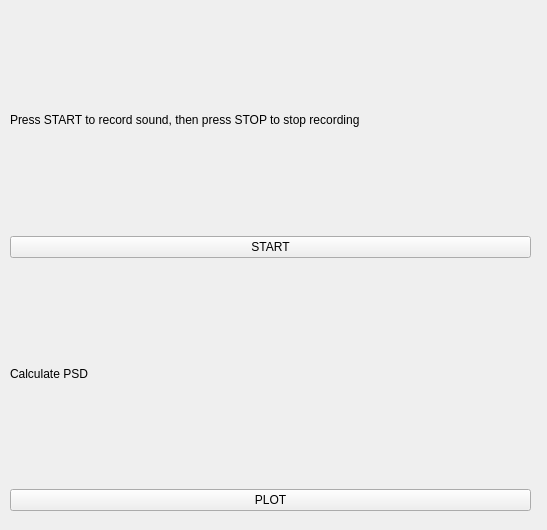
<?xml version="1.0" encoding="UTF-8"?>
<ui version="4.0">
 <class>Form</class>
 <widget class="QWidget" name="Form">
  <property name="geometry">
   <rect>
    <x>0</x>
    <y>0</y>
    <width>547</width>
    <height>530</height>
   </rect>
  </property>
  <property name="windowTitle">
   <string>Form</string>
  </property>
  <widget class="QWidget" name="verticalLayoutWidget_2">
   <property name="geometry">
    <rect>
     <x>10</x>
     <y>10</y>
     <width>521</width>
     <height>501</height>
    </rect>
   </property>
   <layout class="QVBoxLayout" name="verticalLayout_2">
    <item>
     <layout class="QVBoxLayout" name="verticalLayout_3">
      <item>
       <widget class="QLabel" name="label_rec">
        <property name="text">
         <string>Press START to record sound, then press STOP to stop recording</string>
        </property>
       </widget>
      </item>
      <item>
       <widget class="QPushButton" name="button_rec">
        <property name="text">
         <string>START</string>
        </property>
       </widget>
      </item>
     </layout>
    </item>
    <item>
     <layout class="QGridLayout" name="gridLayout_2">
      <item row="0" column="0">
       <layout class="QVBoxLayout" name="verticalLayout">
        <item>
         <widget class="QLabel" name="label_dsp">
          <property name="enabled">
           <bool>true</bool>
          </property>
          <property name="autoFillBackground">
           <bool>false</bool>
          </property>
          <property name="frameShape">
           <enum>QFrame::NoFrame</enum>
          </property>
          <property name="frameShadow">
           <enum>QFrame::Plain</enum>
          </property>
          <property name="text">
           <string>Calculate PSD</string>
          </property>
          <property name="textFormat">
           <enum>Qt::AutoText</enum>
          </property>
         </widget>
        </item>
        <item>
         <widget class="QPushButton" name="plot_dsp">
          <property name="text">
           <string>PLOT</string>
          </property>
         </widget>
        </item>
       </layout>
      </item>
     </layout>
    </item>
   </layout>
  </widget>
 </widget>
 <resources/>
 <connections/>
</ui>
